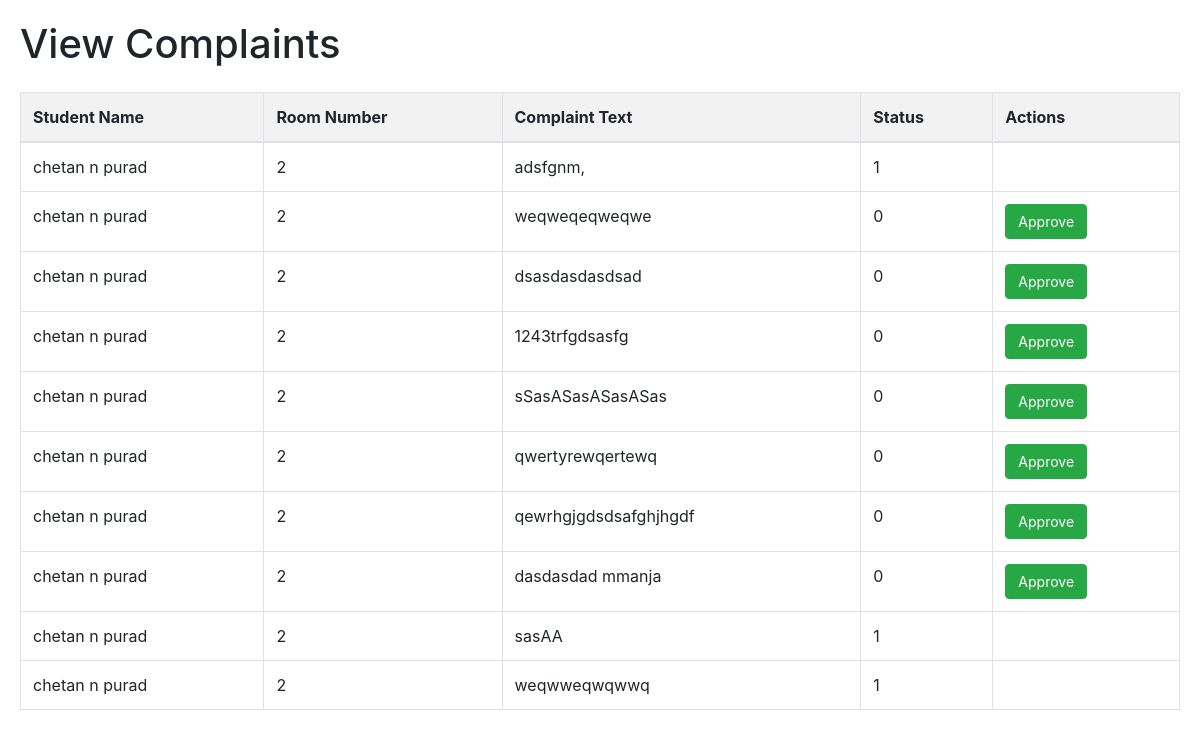
Page /view_complaints/1/ on the committed database.
### hostelapp/models.py (models this page shows, shortened)
class Complaint(models.Model):
    student_name = models.CharField(max_length=100)
    room_number = models.IntegerField()
    complaint_text = models.TextField()
    hostel=models.CharField(max_length=20)
    complaint_status = models.IntegerField(choices=STATUS_CHOICES, default=0, verbose_name="Status")

### hostelapp/views.py (the view)
# urls.py: path('view_complaints/<hostel_id>/', views.view_complaints, name='view_complaints'),
def view_complaints(request, hostel_id):
    hostel = get_object_or_404(Hostels, pk=hostel_id)
    form = Complaint.objects.filter(hostel=hostel_id)
    return render(request, 'view_complaints.html', {'form': form})

### templates/view_complaints.html (shortened to what this page needs)
<!DOCTYPE html>
<html>
<head>
    <link rel="stylesheet" href="https://maxcdn.bootstrapcdn.com/bootstrap/4.0.0/css/bootstrap.min.css">
</head>
<body>
    <h1 class="mb-4">View Complaints</h1>
    <table class="table table-bordered">
        <thead>
            <tr>
                <th>Student Name</th>
                <th>Room Number</th>
                <th>Complaint Text</th>
                <th>Status</th>
                <th>Actions</th>
            </tr>
        </thead>
        <tbody>
            {% for complaint in form %}
                <tr>
                    <td>{{ complaint.student_name }}</td>
                    <td>{{ complaint.room_number }}</td>
                    <td>{{ complaint.complaint_text }}</td>
                    <td>{{ complaint.complaint_status }}</td>
                    <td>
                        {% if complaint.complaint_status == 0 or complaint.complaint_status == 2 %}
                            <a href="{% url 'accept_complaint' stud_id=complaint.id %}"
                               class="btn btn-success btn-approve"
                               onclick="return confirm('Are you sure you want to approve this application?')">Approve</a>
                        {% endif %}
                    </td>
                </tr>
            {% endfor %}
        </tbody>
    </table>
</body>
</html>

### templates/view_complaints.html (style rules this page uses)
body { padding: 20px; }
table { width: 100%; border-collapse: collapse; margin-bottom: 20px; }
th, td { padding: 12px; text-align: left; border-bottom: 1px solid #ddd; }
th { background-color: #f2f2f2; }
.btn-approve { padding: 6px 12px; font-size: 14px; }

### rows in the picture
Complaint: student_name "chetan n purad", room_number "2", complaint_text "adsfgnm,", complaint_status "1"
Complaint: student_name "chetan n purad", room_number "2", complaint_text "weqweqeqweqwe", complaint_status "0", shows "Approve"
Complaint: student_name "chetan n purad", room_number "2", complaint_text "dsasdasdasdsad", complaint_status "0", shows "Approve"
Complaint: student_name "chetan n purad", room_number "2", complaint_text "1243trfgdsasfg", complaint_status "0", shows "Approve"
Complaint: student_name "chetan n purad", room_number "2", complaint_text "sSasASasASasASas", complaint_status "0", shows "Approve"
Complaint: student_name "chetan n purad", room_number "2", complaint_text "qwertyrewqertewq", complaint_status "0", shows "Approve"
Complaint: student_name "chetan n purad", room_number "2", complaint_text "qewrhgjgdsdsafghjhgdf", complaint_status "0", shows "Approve"
Complaint: student_name "chetan n purad", room_number "2", complaint_text "dasdasdad mmanja", complaint_status "0", shows "Approve"
Complaint: student_name "chetan n purad", room_number "2", complaint_text "sasAA", complaint_status "1"
Complaint: student_name "chetan n purad", room_number "2", complaint_text "weqwweqwqwwq", complaint_status "1"
